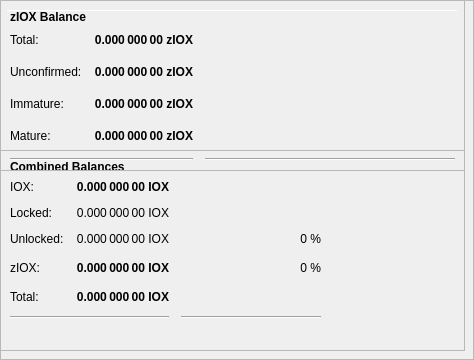
        <widget class="QFrame" name="frameObfuscation">
         <property name="minimumSize">
          <size>
           <width>0</width>
           <height>350</height>
          </size>
         </property>
         <property name="layoutDirection">
          <enum>Qt::LeftToRight</enum>
         </property>
         <property name="frameShape">
          <enum>QFrame::StyledPanel</enum>
         </property>
         <property name="frameShadow">
          <enum>QFrame::Raised</enum>
         </property>
         <widget class="QPushButton" name="runAutoDenom">
          <property name="geometry">
           <rect>
            <x>251</x>
            <y>17</y>
            <width>1</width>
            <height>1</height>
           </rect>
          </property>
          <property name="palette">
           <palette>
            <active>
             <colorrole role="WindowText">
              <brush brushstyle="SolidPattern">
               <color alpha="255">
                <red>0</red>
                <green>0</green>
                <blue>0</blue>
               </color>
              </brush>
             </colorrole>
             <colorrole role="Button">
              <brush brushstyle="SolidPattern">
               <color alpha="255">
                <red>239</red>
                <green>238</green>
                <blue>238</blue>
               </color>
              </brush>
             </colorrole>
             <colorrole role="Light">
              <brush brushstyle="SolidPattern">
               <color alpha="255">
                <red>255</red>
                <green>255</green>
                <blue>255</blue>
               </color>
              </brush>
             </colorrole>
             <colorrole role="Midlight">
              <brush brushstyle="SolidPattern">
               <color alpha="255">
                <red>247</red>
                <green>246</green>
                <blue>246</blue>
               </color>
              </brush>
             </colorrole>
             <colorrole role="Dark">
              <brush brushstyle="SolidPattern">
               <color alpha="255">
                <red>119</red>
                <green>119</green>
                <blue>119</blue>
               </color>
              </brush>
             </colorrole>
             <colorrole role="Mid">
              <brush brushstyle="SolidPattern">
               <color alpha="255">
                <red>159</red>
                <green>159</green>
                <blue>159</blue>
               </color>
              </brush>
             </colorrole>
             <colorrole role="Text">
              <brush brushstyle="SolidPattern">
               <color alpha="255">
                <red>0</red>
                <green>0</green>
                <blue>0</blue>
               </color>
              </brush>
             </colorrole>
             <colorrole role="BrightText">
              <brush brushstyle="SolidPattern">
               <color alpha="255">
                <red>255</red>
                <green>255</green>
                <blue>255</blue>
               </color>
              </brush>
             </colorrole>
             <colorrole role="ButtonText">
              <brush brushstyle="SolidPattern">
               <color alpha="255">
                <red>0</red>
                <green>0</green>
                <blue>0</blue>
               </color>
              </brush>
             </colorrole>
             <colorrole role="Base">
              <brush brushstyle="SolidPattern">
               <color alpha="255">
                <red>255</red>
                <green>255</green>
                <blue>255</blue>
               </color>
              </brush>
             </colorrole>
             <colorrole role="Window">
              <brush brushstyle="SolidPattern">
               <color alpha="255">
                <red>239</red>
                <green>238</green>
                <blue>238</blue>
               </color>
              </brush>
             </colorrole>
             <colorrole role="Shadow">
              <brush brushstyle="SolidPattern">
               <color alpha="255">
                <red>0</red>
                <green>0</green>
                <blue>0</blue>
               </color>
              </brush>
             </colorrole>
             <colorrole role="AlternateBase">
              <brush brushstyle="SolidPattern">
               <color alpha="255">
                <red>247</red>
                <green>246</green>
                <blue>246</blue>
               </color>
              </brush>
             </colorrole>
             <colorrole role="ToolTipBase">
              <brush brushstyle="SolidPattern">
               <color alpha="255">
                <red>255</red>
                <green>255</green>
                <blue>220</blue>
               </color>
              </brush>
             </colorrole>
             <colorrole role="ToolTipText">
              <brush brushstyle="SolidPattern">
               <color alpha="255">
                <red>0</red>
                <green>0</green>
                <blue>0</blue>
               </color>
              </brush>
             </colorrole>
            </active>
            <inactive>
             <colorrole role="WindowText">
              <brush brushstyle="SolidPattern">
               <color alpha="255">
                <red>0</red>
                <green>0</green>
                <blue>0</blue>
               </color>
              </brush>
             </colorrole>
             <colorrole role="Button">
              <brush brushstyle="SolidPattern">
               <color alpha="255">
                <red>239</red>
                <green>238</green>
                <blue>238</blue>
               </color>
              </brush>
             </colorrole>
             <colorrole role="Light">
              <brush brushstyle="SolidPattern">
               <color alpha="255">
                <red>255</red>
                <green>255</green>
                <blue>255</blue>
               </color>
              </brush>
             </colorrole>
             <colorrole role="Midlight">
              <brush brushstyle="SolidPattern">
               <color alpha="255">
                <red>247</red>
                <green>246</green>
                <blue>246</blue>
               </color>
              </brush>
             </colorrole>
             <colorrole role="Dark">
              <brush brushstyle="SolidPattern">
               <color alpha="255">
                <red>119</red>
                <green>119</green>
                <blue>119</blue>
               </color>
              </brush>
             </colorrole>
             <colorrole role="Mid">
              <brush brushstyle="SolidPattern">
               <color alpha="255">
                <red>159</red>
                <green>159</green>
                <blue>159</blue>
               </color>
              </brush>
             </colorrole>
             <colorrole role="Text">
              <brush brushstyle="SolidPattern">
               <color alpha="255">
                <red>0</red>
                <green>0</green>
                <blue>0</blue>
               </color>
              </brush>
             </colorrole>
             <colorrole role="BrightText">
              <brush brushstyle="SolidPattern">
               <color alpha="255">
                <red>255</red>
                <green>255</green>
                <blue>255</blue>
               </color>
              </brush>
             </colorrole>
             <colorrole role="ButtonText">
              <brush brushstyle="SolidPattern">
               <color alpha="255">
                <red>0</red>
                <green>0</green>
                <blue>0</blue>
               </color>
              </brush>
             </colorrole>
             <colorrole role="Base">
              <brush brushstyle="SolidPattern">
               <color alpha="255">
                <red>255</red>
                <green>255</green>
                <blue>255</blue>
               </color>
              </brush>
             </colorrole>
             <colorrole role="Window">
              <brush brushstyle="SolidPattern">
               <color alpha="255">
                <red>239</red>
                <green>238</green>
                <blue>238</blue>
               </color>
              </brush>
             </colorrole>
             <colorrole role="Shadow">
              <brush brushstyle="SolidPattern">
               <color alpha="255">
                <red>0</red>
                <green>0</green>
                <blue>0</blue>
               </color>
              </brush>
             </colorrole>
             <colorrole role="AlternateBase">
              <brush brushstyle="SolidPattern">
               <color alpha="255">
                <red>247</red>
                <green>246</green>
                <blue>246</blue>
               </color>
              </brush>
             </colorrole>
             <colorrole role="ToolTipBase">
              <brush brushstyle="SolidPattern">
               <color alpha="255">
                <red>255</red>
                <green>255</green>
                <blue>220</blue>
               </color>
              </brush>
             </colorrole>
             <colorrole role="ToolTipText">
              <brush brushstyle="SolidPattern">
               <color alpha="255">
                <red>0</red>
                <green>0</green>
                <blue>0</blue>
               </color>
              </brush>
             </colorrole>
            </inactive>
            <disabled>
             <colorrole role="WindowText">
              <brush brushstyle="SolidPattern">
               <color alpha="255">
                <red>119</red>
                <green>119</green>
                <blue>119</blue>
               </color>
              </brush>
             </colorrole>
             <colorrole role="Button">
              <brush brushstyle="SolidPattern">
               <color alpha="255">
                <red>239</red>
                <green>238</green>
                <blue>238</blue>
               </color>
              </brush>
             </colorrole>
             <colorrole role="Light">
              <brush brushstyle="SolidPattern">
               <color alpha="255">
                <red>255</red>
                <green>255</green>
                <blue>255</blue>
               </color>
              </brush>
             </colorrole>
             <colorrole role="Midlight">
              <brush brushstyle="SolidPattern">
               <color alpha="255">
                <red>247</red>
                <green>246</green>
                <blue>246</blue>
               </color>
              </brush>
             </colorrole>
             <colorrole role="Dark">
              <brush brushstyle="SolidPattern">
               <color alpha="255">
                <red>119</red>
                <green>119</green>
                <blue>119</blue>
               </color>
              </brush>
             </colorrole>
             <colorrole role="Mid">
              <brush brushstyle="SolidPattern">
               <color alpha="255">
                <red>159</red>
                <green>159</green>
                <blue>159</blue>
               </color>
              </brush>
             </colorrole>
             <colorrole role="Text">
              <brush brushstyle="SolidPattern">
               <color alpha="255">
                <red>119</red>
                <green>119</green>
                <blue>119</blue>
               </color>
              </brush>
             </colorrole>
             <colorrole role="BrightText">
              <brush brushstyle="SolidPattern">
               <color alpha="255">
                <red>255</red>
                <green>255</green>
                <blue>255</blue>
               </color>
              </brush>
             </colorrole>
             <colorrole role="ButtonText">
              <brush brushstyle="SolidPattern">
               <color alpha="255">
                <red>119</red>
                <green>119</green>
                <blue>119</blue>
               </color>
              </brush>
             </colorrole>
             <colorrole role="Base">
              <brush brushstyle="SolidPattern">
               <color alpha="255">
                <red>239</red>
                <green>238</green>
                <blue>238</blue>
               </color>
              </brush>
             </colorrole>
             <colorrole role="Window">
              <brush brushstyle="SolidPattern">
               <color alpha="255">
                <red>239</red>
                <green>238</green>
                <blue>238</blue>
               </color>
              </brush>
             </colorrole>
             <colorrole role="Shadow">
              <brush brushstyle="SolidPattern">
               <color alpha="255">
                <red>0</red>
                <green>0</green>
                <blue>0</blue>
               </color>
              </brush>
             </colorrole>
             <colorrole role="AlternateBase">
              <brush brushstyle="SolidPattern">
               <color alpha="255">
                <red>239</red>
                <green>238</green>
                <blue>238</blue>
               </color>
              </brush>
             </colorrole>
             <colorrole role="ToolTipBase">
              <brush brushstyle="SolidPattern">
               <color alpha="255">
                <red>255</red>
                <green>255</green>
                <blue>220</blue>
               </color>
              </brush>
             </colorrole>
             <colorrole role="ToolTipText">
              <brush brushstyle="SolidPattern">
               <color alpha="255">
                <red>0</red>
                <green>0</green>
                <blue>0</blue>
               </color>
              </brush>
             </colorrole>
            </disabled>
           </palette>
          </property>
          <property name="focusPolicy">
           <enum>Qt::NoFocus</enum>
          </property>
          <property name="autoFillBackground">
           <bool>true</bool>
          </property>
          <property name="text">
           <string/>
          </property>
          <property name="flat">
           <bool>true</bool>
          </property>
         </widget>
         <widget class="Line" name="line">
          <property name="geometry">
           <rect>
            <x>7</x>
            <y>10</y>
            <width>451</width>
            <height>1</height>
           </rect>
          </property>
          <property name="orientation">
           <enum>Qt::Horizontal</enum>
          </property>
         </widget>
         <widget class="QFrame" name="frame_3">
          <property name="geometry">
           <rect>
            <x>0</x>
            <y>150</y>
            <width>465</width>
            <height>201</height>
           </rect>
          </property>
          <property name="frameShape">
           <enum>QFrame::StyledPanel</enum>
          </property>
          <property name="frameShadow">
           <enum>QFrame::Raised</enum>
          </property>
          <layout class="QVBoxLayout" name="verticalLayout_5">
           <item>
            <layout class="QHBoxLayout" name="horizontalLayout_5" stretch="0">
             <item>
              <widget class="QLabel" name="label_5z">
               <property name="maximumSize">
                <size>
                 <width>16777215</width>
                 <height>20</height>
                </size>
               </property>
               <property name="font">
                <font>
                 <weight>75</weight>
                 <bold>true</bold>
                </font>
               </property>
               <property name="toolTip">
                <string>Combined Balances (including unconfirmed and immature coins)</string>
               </property>
               <property name="text">
                <string>&lt;html&gt;&lt;head/&gt;&lt;body&gt;&lt;p&gt;Combined Balances&lt;/p&gt;&lt;/body&gt;&lt;/html&gt;</string>
               </property>
              </widget>
             </item>
            </layout>
           </item>
           <item>
            <layout class="QGridLayout" name="gridLayout_3">
             <property name="spacing">
              <number>12</number>
             </property>
             <item row="7" column="0" colspan="2">
              <widget class="Line" name="lineSpendableBalance_3">
               <property name="orientation">
                <enum>Qt::Horizontal</enum>
               </property>
              </widget>
             </item>
             <item row="7" column="2">
              <widget class="Line" name="lineWatchBalance_3">
               <property name="sizePolicy">
                <sizepolicy hsizetype="Preferred" vsizetype="Fixed">
                 <horstretch>0</horstretch>
                 <verstretch>0</verstretch>
                </sizepolicy>
               </property>
               <property name="minimumSize">
                <size>
                 <width>140</width>
                 <height>0</height>
                </size>
               </property>
               <property name="orientation">
                <enum>Qt::Horizontal</enum>
               </property>
              </widget>
             </item>
             <item row="4" column="1">
              <widget class="QLabel" name="labelzBalancez">
               <property name="font">
                <font>
                 <weight>75</weight>
                 <bold>true</bold>
                </font>
               </property>
               <property name="cursor">
                <cursorShape>IBeamCursor</cursorShape>
               </property>
               <property name="toolTip">
                <string>Total of transactions that have yet to be confirmed, and do not yet count toward the spendable balance</string>
               </property>
               <property name="text">
                <string notr="true">0.000 000 00 IOX</string>
               </property>
               <property name="alignment">
                <set>Qt::AlignRight|Qt::AlignTrailing|Qt::AlignVCenter</set>
               </property>
               <property name="textInteractionFlags">
                <set>Qt::LinksAccessibleByMouse|Qt::TextSelectableByKeyboard|Qt::TextSelectableByMouse</set>
               </property>
              </widget>
             </item>
             <item row="6" column="1">
              <widget class="QLabel" name="labelTotalz">
               <property name="font">
                <font>
                 <weight>75</weight>
                 <bold>true</bold>
                </font>
               </property>
               <property name="cursor">
                <cursorShape>IBeamCursor</cursorShape>
               </property>
               <property name="toolTip">
                <string>Total Balance, including unconfirmed and immature coins.</string>
               </property>
               <property name="text">
                <string notr="true">0.000 000 00 IOX</string>
               </property>
               <property name="alignment">
                <set>Qt::AlignRight|Qt::AlignTrailing|Qt::AlignVCenter</set>
               </property>
               <property name="textInteractionFlags">
                <set>Qt::LinksAccessibleByMouse|Qt::TextSelectableByKeyboard|Qt::TextSelectableByMouse</set>
               </property>
              </widget>
             </item>
             <item row="4" column="3">
              <spacer name="horizontalSpacer_6">
               <property name="orientation">
                <enum>Qt::Horizontal</enum>
               </property>
               <property name="sizeHint" stdset="0">
                <size>
                 <width>40</width>
                 <height>20</height>
                </size>
               </property>
              </spacer>
             </item>
             <item row="6" column="0">
              <widget class="QLabel" name="labelTotalTextz">
               <property name="text">
                <string>Total:</string>
               </property>
              </widget>
             </item>
             <item row="1" column="0">
              <widget class="QLabel" name="labelBalanceTextz">
               <property name="text">
                <string>IOX:</string>
               </property>
              </widget>
             </item>
             <item row="1" column="1">
              <widget class="QLabel" name="labelBalancez">
               <property name="font">
                <font>
                 <weight>75</weight>
                 <bold>true</bold>
                </font>
               </property>
               <property name="cursor">
                <cursorShape>IBeamCursor</cursorShape>
               </property>
               <property name="toolTip">
                <string>Your current spendable balance</string>
               </property>
               <property name="text">
                <string notr="true">0.000 000 00 IOX</string>
               </property>
               <property name="alignment">
                <set>Qt::AlignRight|Qt::AlignTrailing|Qt::AlignVCenter</set>
               </property>
               <property name="textInteractionFlags">
                <set>Qt::LinksAccessibleByMouse|Qt::TextSelectableByKeyboard|Qt::TextSelectableByMouse</set>
               </property>
              </widget>
             </item>
             <item row="4" column="0">
              <widget class="QLabel" name="labelzBalanceTextz">
               <property name="toolTip">
                <string/>
               </property>
               <property name="text">
                <string>zIOX:</string>
               </property>
              </widget>
             </item>
             <item row="4" column="2">
              <widget class="QLabel" name="labelzIOXPercent">
               <property name="toolTip">
                <string>Current percentage of zIOX.
If AutoMint is enabled this percentage will settle around the configured AutoMint percentage (default = 10%)</string>
               </property>
               <property name="text">
                <string>0 %</string>
               </property>
               <property name="alignment">
                <set>Qt::AlignRight|Qt::AlignTrailing|Qt::AlignVCenter</set>
               </property>
              </widget>
             </item>
             <item row="6" column="2">
              <widget class="QLabel" name="label100Percent">
               <property name="text">
                <string/>
               </property>
               <property name="alignment">
                <set>Qt::AlignRight|Qt::AlignTrailing|Qt::AlignVCenter</set>
               </property>
              </widget>
             </item>
             <item row="2" column="1">
              <widget class="QLabel" name="labelLockedBalance">
               <property name="toolTip">
                <string>Locked IOX or Masternode collaterals. These are excluded from zIOX minting.</string>
               </property>
               <property name="text">
                <string>0.000 000 00 IOX</string>
               </property>
               <property name="alignment">
                <set>Qt::AlignRight|Qt::AlignTrailing|Qt::AlignVCenter</set>
               </property>
              </widget>
             </item>
             <item row="2" column="0">
              <widget class="QLabel" name="labelLockedBalanceText">
               <property name="toolTip">
                <string>Locked IOX or Masternode collaterals. These are excluded from zIOX minting.</string>
               </property>
               <property name="text">
                <string>Locked:</string>
               </property>
              </widget>
             </item>
             <item row="3" column="0">
              <widget class="QLabel" name="labelUnLockedBalanceText">
               <property name="toolTip">
                <string>Unlocked IOXs. These can be used for zIOX minting.</string>
               </property>
               <property name="text">
                <string>Unlocked:</string>
               </property>
              </widget>
             </item>
             <item row="3" column="1">
              <widget class="QLabel" name="labelUnLockedBalance">
               <property name="toolTip">
                <string>Unlocked IOXs. These can be used for zIOX minting.</string>
               </property>
               <property name="text">
                <string>0.000 000 00 IOX</string>
               </property>
               <property name="alignment">
                <set>Qt::AlignRight|Qt::AlignTrailing|Qt::AlignVCenter</set>
               </property>
              </widget>
             </item>
             <item row="3" column="2">
              <widget class="QLabel" name="labelIOXPercent">
               <property name="text">
                <string>0 %</string>
               </property>
               <property name="alignment">
                <set>Qt::AlignRight|Qt::AlignTrailing|Qt::AlignVCenter</set>
               </property>
              </widget>
             </item>
            </layout>
           </item>
           <item>
            <spacer name="verticalSpacer">
             <property name="orientation">
              <enum>Qt::Vertical</enum>
             </property>
             <property name="sizeHint" stdset="0">
              <size>
               <width>20</width>
               <height>40</height>
              </size>
             </property>
            </spacer>
           </item>
          </layout>
         </widget>
         <widget class="QFrame" name="frame_4">
          <property name="geometry">
           <rect>
            <x>0</x>
            <y>0</y>
            <width>465</width>
            <height>171</height>
           </rect>
          </property>
          <property name="frameShape">
           <enum>QFrame::StyledPanel</enum>
          </property>
          <property name="frameShadow">
           <enum>QFrame::Raised</enum>
          </property>
          <layout class="QVBoxLayout" name="verticalLayout_7">
           <item>
            <layout class="QHBoxLayout" name="horizontalLayout_8" stretch="0">
             <item>
              <widget class="QLabel" name="label_5z_3">
               <property name="maximumSize">
                <size>
                 <width>16777215</width>
                 <height>20</height>
                </size>
               </property>
               <property name="font">
                <font>
                 <weight>75</weight>
                 <bold>true</bold>
                </font>
               </property>
               <property name="text">
                <string>zIOX Balance</string>
               </property>
              </widget>
             </item>
            </layout>
           </item>
           <item>
            <layout class="QGridLayout" name="gridLayout_5">
             <property name="spacing">
              <number>12</number>
             </property>
             <item row="4" column="0">
              <widget class="QLabel" name="labelzBalanceMatureText">
               <property name="toolTip">
                <string>Mature: more than 20 confirmation and more than 1 mints of the same denomination after it was minted.
These zIOX are spendable.</string>
               </property>
               <property name="text">
                <string>Mature:</string>
               </property>
              </widget>
             </item>
             <item row="5" column="0" colspan="2">
              <widget class="Line" name="lineSpendableBalance_5">
               <property name="orientation">
                <enum>Qt::Horizontal</enum>
               </property>
              </widget>
             </item>
             <item row="1" column="1">
              <widget class="QLabel" name="labelzBalance">
               <property name="font">
                <font>
                 <weight>75</weight>
                 <bold>true</bold>
                </font>
               </property>
               <property name="cursor">
                <cursorShape>IBeamCursor</cursorShape>
               </property>
               <property name="toolTip">
                <string>All available zIOX, unconfirmed and immature zIOX included.</string>
               </property>
               <property name="text">
                <string notr="true">0.000 000 00 zIOX</string>
               </property>
               <property name="alignment">
                <set>Qt::AlignRight|Qt::AlignTrailing|Qt::AlignVCenter</set>
               </property>
               <property name="textInteractionFlags">
                <set>Qt::LinksAccessibleByMouse|Qt::TextSelectableByKeyboard|Qt::TextSelectableByMouse</set>
               </property>
              </widget>
             </item>
             <item row="5" column="2">
              <widget class="Line" name="lineWatchBalance_5">
               <property name="sizePolicy">
                <sizepolicy hsizetype="Preferred" vsizetype="Fixed">
                 <horstretch>0</horstretch>
                 <verstretch>0</verstretch>
                </sizepolicy>
               </property>
               <property name="minimumSize">
                <size>
                 <width>140</width>
                 <height>0</height>
                </size>
               </property>
               <property name="orientation">
                <enum>Qt::Horizontal</enum>
               </property>
              </widget>
             </item>
             <item row="1" column="0">
              <widget class="QLabel" name="labelzBalanceText">
               <property name="toolTip">
                <string>All available zIOX, unconfirmed and immature zIOX included.</string>
               </property>
               <property name="text">
                <string>Total:</string>
               </property>
              </widget>
             </item>
             <item row="1" column="2">
              <spacer name="horizontalSpacer_8">
               <property name="orientation">
                <enum>Qt::Horizontal</enum>
               </property>
               <property name="sizeHint" stdset="0">
                <size>
                 <width>40</width>
                 <height>20</height>
                </size>
               </property>
              </spacer>
             </item>
             <item row="4" column="2">
              <spacer name="horizontalSpacer_4">
               <property name="orientation">
                <enum>Qt::Horizontal</enum>
               </property>
               <property name="sizeHint" stdset="0">
                <size>
                 <width>40</width>
                 <height>20</height>
                </size>
               </property>
              </spacer>
             </item>
             <item row="4" column="1">
              <widget class="QLabel" name="labelzBalanceMature">
               <property name="font">
                <font>
                 <weight>75</weight>
                 <bold>true</bold>
                </font>
               </property>
               <property name="toolTip">
                <string>Mature: more than 20 confirmation and more than 1 mints of the same denomination after it was minted.
These zIOX are spendable.</string>
               </property>
               <property name="text">
                <string>0.000 000 00 zIOX</string>
               </property>
               <property name="alignment">
                <set>Qt::AlignRight|Qt::AlignTrailing|Qt::AlignVCenter</set>
               </property>
              </widget>
             </item>
             <item row="2" column="0">
              <widget class="QLabel" name="labelzBalanceUnconfirmedText">
               <property name="toolTip">
                <string>Unconfirmed: less than 20 confirmations
Immature: confirmed, but less than 1 mints of the same denomination after it was minted</string>
               </property>
               <property name="text">
                <string>Unconfirmed:</string>
               </property>
              </widget>
             </item>
             <item row="2" column="1">
              <widget class="QLabel" name="labelzBalanceUnconfirmed">
               <property name="font">
                <font>
                 <weight>75</weight>
                 <bold>true</bold>
                </font>
               </property>
               <property name="toolTip">
                <string>Unconfirmed: less than 20 confirmations
Immature: confirmed, but less than 1 mints of the same denomination after it was minted</string>
               </property>
               <property name="text">
                <string>0.000 000 00 zIOX</string>
               </property>
               <property name="alignment">
                <set>Qt::AlignRight|Qt::AlignTrailing|Qt::AlignVCenter</set>
               </property>
              </widget>
             </item>
             <item row="2" column="2">
              <spacer name="horizontalSpacer_5">
               <property name="orientation">
                <enum>Qt::Horizontal</enum>
               </property>
               <property name="sizeHint" stdset="0">
                <size>
                 <width>40</width>
                 <height>20</height>
                </size>
               </property>
              </spacer>
             </item>
             <item row="3" column="0">
              <widget class="QLabel" name="labelzBalanceImmatureText">
               <property name="toolTip">
                <string>Unconfirmed: less than 20 confirmations
Immature: confirmed, but less than 1 mints of the same denomination after it was minted</string>
               </property>
               <property name="text">
                <string>Immature:</string>
               </property>
              </widget>
             </item>
             <item row="3" column="1">
              <widget class="QLabel" name="labelzBalanceImmature">
               <property name="font">
                <font>
                 <weight>75</weight>
                 <bold>true</bold>
                </font>
               </property>
               <property name="toolTip">
                <string>Unconfirmed: less than 20 confirmations
Immature: confirmed, but less than 1 mints of the same denomination after it was minted</string>
               </property>
               <property name="text">
                <string>0.000 000 00 zIOX</string>
               </property>
               <property name="alignment">
                <set>Qt::AlignRight|Qt::AlignTrailing|Qt::AlignVCenter</set>
               </property>
              </widget>
             </item>
             <item row="3" column="2">
              <spacer name="horizontalSpacer_7">
               <property name="orientation">
                <enum>Qt::Horizontal</enum>
               </property>
               <property name="sizeHint" stdset="0">
                <size>
                 <width>40</width>
                 <height>20</height>
                </size>
               </property>
              </spacer>
             </item>
            </layout>
           </item>
          </layout>
         </widget>
        </widget>
